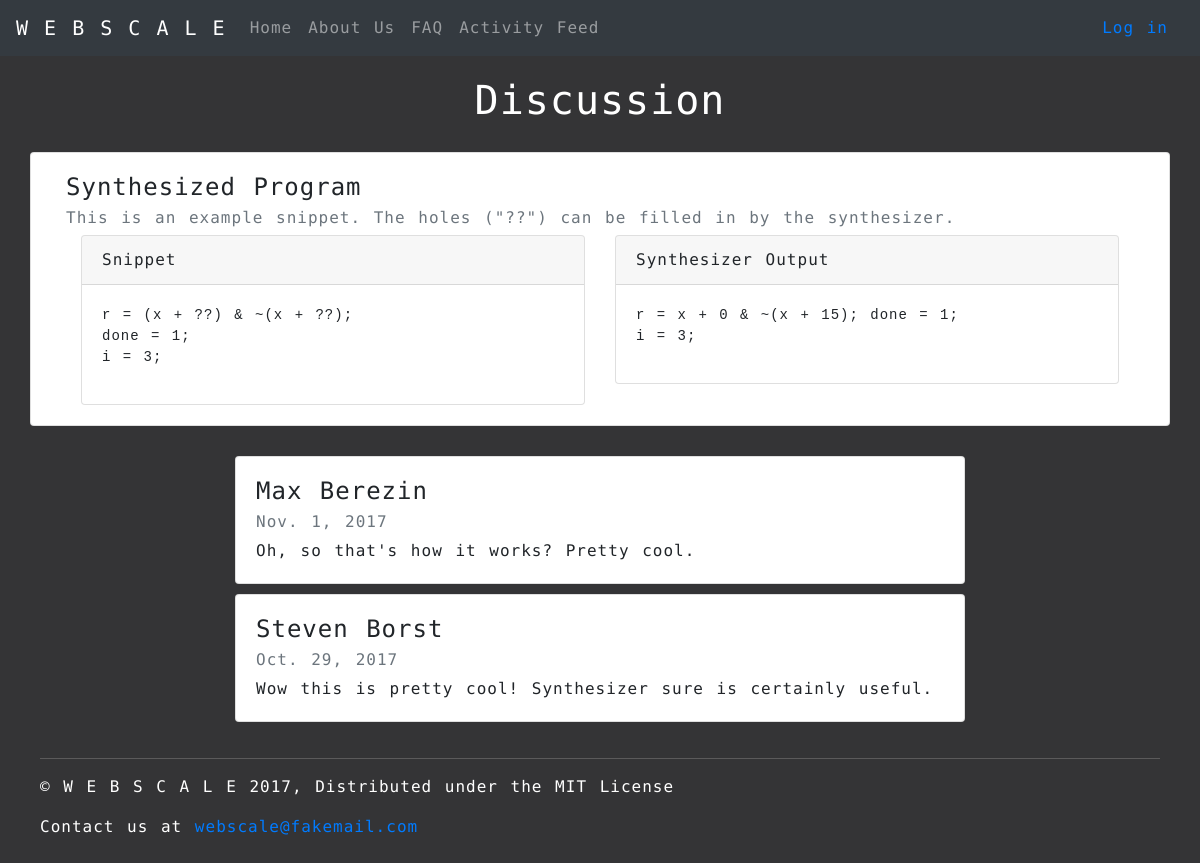
Page /discussion/ec59bdefc8ad49f5b782e158f72f78a3 on the committed database.
### synthesizer/models.py (models this page shows, shortened)
class Snippit(models.Model):
    id = models.UUIDField(primary_key=True, default=uuid.uuid4, help_text="Unique ID for this Snippit")
    user_id = models.ForeignKey(User, on_delete=models.SET_NULL, null=True)
    name = models.CharField('Name', max_length=200, help_text="Enter name")
    description = models.TextField(max_length=1000, help_text="Enter the snippit description")
    program_text = models.TextField(max_length=99999, help_text="Enter the program holes")
    program_spec = models.TextField(max_length=99999, help_text="Enter the program spec")
    """
    The synthesizer result needs to be a different kind of model field that will be generated, not entered
    """
    synthesizer_result = models.TextField(max_length=99999, help_text="Enter the synthesizer result")
    is_public = models.BooleanField(default=True, help_text="Toggle for user's public visibility")

class Comment(models.Model):
    id = models.UUIDField(primary_key=True, default=uuid.uuid4, help_text="Unique ID for this comment")
    user_id = models.ForeignKey(User, on_delete=models.SET_NULL, null=True)
    snippit_id = models.ForeignKey('Snippit', on_delete=models.SET_NULL, null=True)
    text = models.TextField(max_length=99999, help_text="Enter the comment text")
    date_posted = models.DateField(null=True, blank=True)

### synthesizer/views.py (the view, shortened to what this page needs)
# urls.py: url(r'^discussion/(\w*)$', views.discussion, name='discussion'),
def discussion(request, snippetID):
    snippet = Snippit.objects.get(pk=snippetID)
    page_context = {'page_title': 'Discussion'}
    snippet_comments = list(
        map(lambda comment: (comment.user_id.get_full_name(),
                             comment.text, comment.date_posted),
                            Comment.objects.filter(snippit_id=snippetID))
        )
    print(list(snippet_comments))
    page_context['snippet_id'] = snippet.id.hex
    page_context['snippet_name'] = snippet.name
    page_context['snippet_user_id'] = snippet.user_id
    page_context['snippet_description'] = snippet.description
    page_context['snippet_text'] = snippet.program_text
    page_context['snippet_result'] = snippet.synthesizer_result
    page_context['snippet_comments'] = snippet_comments
    return render(
        request,
        'synthesizer/discussion.html',
        page_context,
    )

### synthesizer/templates/synthesizer/discussion.html (shortened to what this page needs)
{% extends "base_page.html" %}
{% block css %}
{% load static %}
<link rel="stylesheet" type="text/css" href="{% static 'css/webscale-discussion.css' %}">
{% endblock %}
{% block content %}
<div>
    <h1 class="page-title">Discussion</h1>
    <div id="main" class="container">
        <div class="row">
            <div class="card col-12">
                <div class="card-body">
                    <h4 class="card-title">{{ snippet_name }}</h4>
                    <h6 class="card-subtitle mb-2 text-muted">{{ snippet_description }}</h6>
                    <div class="container-fluid">
                        <div class="row">
                            <div class="col-6">
                                <div class="card">
                                    <div class="card-header">Snippet</div>
                                    <div class="card-body">
                                        <pre>{{ snippet_text }}</pre>
                                    </div>
                                </div>
                            </div>
                            <div class="col-6">
                                <div class="card">
                                    <div class="card-header">Synthesizer Output</div>
                                    <div class="card-body">
                                        <pre>{{ snippet_result }}</pre>
                                    </div>
                                </div>
                            </div>
                        </div>
                    </div>
                </div>
            </div>
        </div>
        <div class="row comments">
            <div class="comments col-2">
            </div>
            <div class="comments col-8">
                {% for comment in snippet_comments %}
                <div class="card comment">
                    <div class="card-body">
                        <h4 class="card-title">{{ comment.0 }}</h4>
                        <h6 class="card-subtitle mb-2 text-muted">{{ comment.2 }}</h6>
                        <p class="card-text">{{ comment.1 }}</p>
                    </div>
                </div>
                {% endfor %}
            </div>
        </div>
    </div>
    <footer class="footer">
        <hr class="footer-hr">
        <p>&copy; W E B S C A L E 2017, Distributed under the MIT License</p>
        <p>Contact us at <a href="mailto:webscale@fakemail.com">webscale@fakemail.com</a></p>
    </footer>
</div>
{% endblock %}

### synthesizer/static/css/webscale-discussion.css (style rules this page uses)
* { letter-spacing: 1px; word-spacing: 2px; line-height: 150%; font-family: 'Encode Sans Expanded', sans-serif; }
html, body { background: linear-gradient(to bottom, rgba(52, 52, 54, 1.0), rgba(52, 52, 54, 1.0)); height: 100%; position: relative; }
body { padding-bottom: 150px; }
.page-title { text-align: center; padding-top: 20px; color: white; }
#main { padding-top: 20px; }
.comments { padding-top: 15px; }
.comment { margin-bottom: 10px; }
.footer { color: white; padding: 10px 40px 10px 40px; bottom: 0; left: 0; right: 0; }
.footer-hr { border-top: 1px solid rgba(194, 192, 192, 0.27); }

### rows in the picture
Snippit: name "Synthesized Program", description "This is an example snippet. The holes (\"??\") can be filled in by the synthesizer.", program_text "r = (x + ??) & ~(x + ??); done = 1; i = 3;", synthesizer_result "r = x + 0 & ~(x + 15); done = 1; i = 3;"
Comment: date_posted "Nov. 1, 2017", text "Oh, so that's how it works? Pretty cool."
Comment: date_posted "Oct. 29, 2017", text "Wow this is pretty cool! Synthesizer sure is certainly useful."

### other values in the picture
{{ comment.0 }} "Max Berezin" "Steven Borst"
